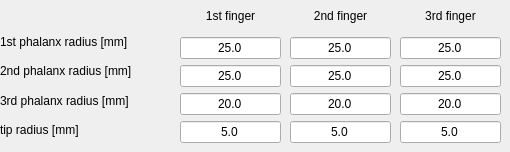
        <widget class="QWidget" name="tab_fingers_EG_left">
         <attribute name="title">
          <string>Electric Gripper</string>
         </attribute>
         <widget class="QWidget" name="layoutWidget_hand_radius_5">
          <property name="geometry">
           <rect>
            <x>0</x>
            <y>30</y>
            <width>169</width>
            <height>111</height>
           </rect>
          </property>
          <layout class="QVBoxLayout" name="verticalLayout_107">
           <item>
            <widget class="QLabel" name="label_358">
             <property name="text">
              <string>1st phalanx radius [mm]</string>
             </property>
            </widget>
           </item>
           <item>
            <widget class="QLabel" name="label_359">
             <property name="text">
              <string>2nd phalanx radius [mm]</string>
             </property>
            </widget>
           </item>
           <item>
            <widget class="QLabel" name="label_360">
             <property name="text">
              <string>3rd phalanx radius [mm]</string>
             </property>
            </widget>
           </item>
           <item>
            <widget class="QLabel" name="label_361">
             <property name="text">
              <string>tip radius [mm]</string>
             </property>
            </widget>
           </item>
          </layout>
         </widget>
         <widget class="QWidget" name="layoutWidget_hand_15">
          <property name="geometry">
           <rect>
            <x>180</x>
            <y>0</y>
            <width>101</width>
            <height>143</height>
           </rect>
          </property>
          <layout class="QVBoxLayout" name="verticalLayout_102">
           <item>
            <widget class="QLabel" name="label_355">
             <property name="text">
              <string>1st finger</string>
             </property>
             <property name="alignment">
              <set>Qt::AlignCenter</set>
             </property>
            </widget>
           </item>
           <item>
            <widget class="QLineEdit" name="lineEdit_hand_EG_1_1_left">
             <property name="text">
              <string>25.0</string>
             </property>
             <property name="alignment">
              <set>Qt::AlignCenter</set>
             </property>
            </widget>
           </item>
           <item>
            <widget class="QLineEdit" name="lineEdit_hand_EG_2_1_left">
             <property name="text">
              <string>25.0</string>
             </property>
             <property name="alignment">
              <set>Qt::AlignCenter</set>
             </property>
            </widget>
           </item>
           <item>
            <widget class="QLineEdit" name="lineEdit_hand_EG_3_1_left">
             <property name="text">
              <string>20.0</string>
             </property>
             <property name="alignment">
              <set>Qt::AlignCenter</set>
             </property>
            </widget>
           </item>
           <item>
            <widget class="QLineEdit" name="lineEdit_hand_EG_tip_1_left">
             <property name="text">
              <string>5.0</string>
             </property>
             <property name="alignment">
              <set>Qt::AlignCenter</set>
             </property>
            </widget>
           </item>
          </layout>
         </widget>
         <widget class="QWidget" name="layoutWidget_hand_16">
          <property name="geometry">
           <rect>
            <x>290</x>
            <y>0</y>
            <width>101</width>
            <height>143</height>
           </rect>
          </property>
          <layout class="QVBoxLayout" name="verticalLayout_105">
           <item>
            <widget class="QLabel" name="label_356">
             <property name="text">
              <string>2nd finger</string>
             </property>
             <property name="alignment">
              <set>Qt::AlignCenter</set>
             </property>
            </widget>
           </item>
           <item>
            <widget class="QLineEdit" name="lineEdit_hand_EG_1_2_left">
             <property name="text">
              <string>25.0</string>
             </property>
             <property name="alignment">
              <set>Qt::AlignCenter</set>
             </property>
            </widget>
           </item>
           <item>
            <widget class="QLineEdit" name="lineEdit_hand_EG_2_2_left">
             <property name="text">
              <string>25.0</string>
             </property>
             <property name="alignment">
              <set>Qt::AlignCenter</set>
             </property>
            </widget>
           </item>
           <item>
            <widget class="QLineEdit" name="lineEdit_hand_EG_3_2_left">
             <property name="text">
              <string>20.0</string>
             </property>
             <property name="alignment">
              <set>Qt::AlignCenter</set>
             </property>
            </widget>
           </item>
           <item>
            <widget class="QLineEdit" name="lineEdit_hand_EG_tip_2_left">
             <property name="text">
              <string>5.0</string>
             </property>
             <property name="alignment">
              <set>Qt::AlignCenter</set>
             </property>
            </widget>
           </item>
          </layout>
         </widget>
         <widget class="QWidget" name="layoutWidget_hand_17">
          <property name="geometry">
           <rect>
            <x>400</x>
            <y>0</y>
            <width>101</width>
            <height>143</height>
           </rect>
          </property>
          <layout class="QVBoxLayout" name="verticalLayout_106">
           <item>
            <widget class="QLabel" name="label_357">
             <property name="text">
              <string>3rd finger</string>
             </property>
             <property name="alignment">
              <set>Qt::AlignCenter</set>
             </property>
            </widget>
           </item>
           <item>
            <widget class="QLineEdit" name="lineEdit_hand_EG_1_3_left">
             <property name="text">
              <string>25.0</string>
             </property>
             <property name="alignment">
              <set>Qt::AlignCenter</set>
             </property>
            </widget>
           </item>
           <item>
            <widget class="QLineEdit" name="lineEdit_hand_EG_2_3_left">
             <property name="text">
              <string>25.0</string>
             </property>
             <property name="alignment">
              <set>Qt::AlignCenter</set>
             </property>
            </widget>
           </item>
           <item>
            <widget class="QLineEdit" name="lineEdit_hand_EG_3_3_left">
             <property name="text">
              <string>20.0</string>
             </property>
             <property name="alignment">
              <set>Qt::AlignCenter</set>
             </property>
            </widget>
           </item>
           <item>
            <widget class="QLineEdit" name="lineEdit_hand_EG_tip_3_left">
             <property name="text">
              <string>5.0</string>
             </property>
             <property name="alignment">
              <set>Qt::AlignCenter</set>
             </property>
            </widget>
           </item>
          </layout>
         </widget>
        </widget>
